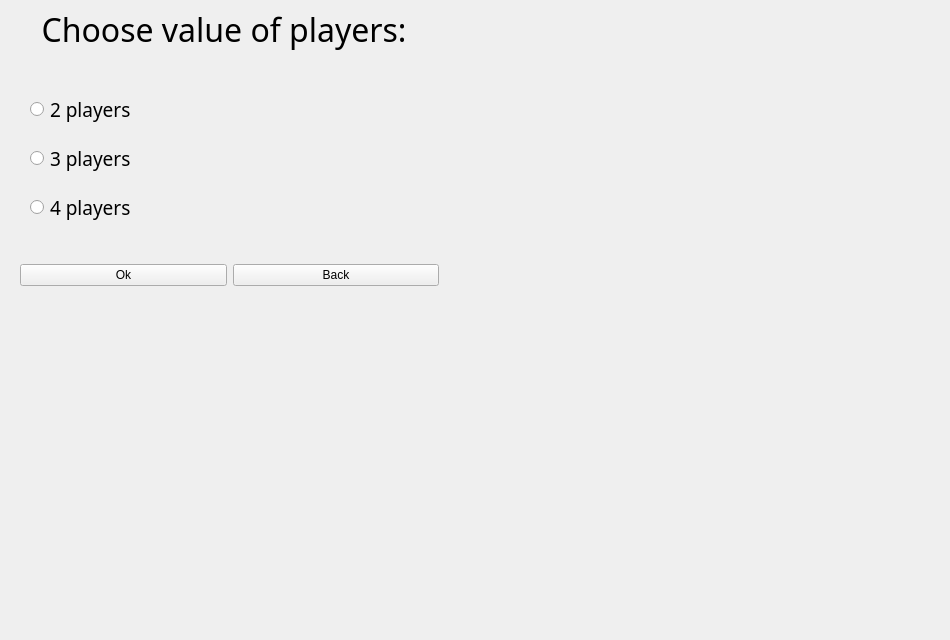
<?xml version="1.0" encoding="UTF-8"?>
<ui version="4.0">
 <class>ChooseStartWindow</class>
 <widget class="QMainWindow" name="ChooseStartWindow">
  <property name="geometry">
   <rect>
    <x>0</x>
    <y>0</y>
    <width>950</width>
    <height>640</height>
   </rect>
  </property>
  <property name="windowTitle">
   <string>Monopoly</string>
  </property>
  <widget class="QWidget" name="centralwidget">
   <widget class="QLabel" name="info_about_pl">
    <property name="geometry">
     <rect>
      <x>0</x>
      <y>-30</y>
      <width>421</width>
      <height>119</height>
     </rect>
    </property>
    <property name="font">
     <font>
      <family>Gloucester MT Extra Condensed</family>
      <pointsize>24</pointsize>
     </font>
    </property>
    <property name="text">
     <string>     Choose value of players:</string>
    </property>
   </widget>
   <widget class="QWidget" name="">
    <property name="geometry">
     <rect>
      <x>20</x>
      <y>230</y>
      <width>419</width>
      <height>91</height>
     </rect>
    </property>
    <layout class="QHBoxLayout" name="horizontalLayout">
     <item>
      <widget class="QPushButton" name="ok_btn_pl">
       <property name="text">
        <string>Ok</string>
       </property>
      </widget>
     </item>
     <item>
      <widget class="QPushButton" name="back_btn_pl">
       <property name="text">
        <string>Back</string>
       </property>
      </widget>
     </item>
    </layout>
   </widget>
   <widget class="QWidget" name="">
    <property name="geometry">
     <rect>
      <x>30</x>
      <y>70</y>
      <width>271</width>
      <height>178</height>
     </rect>
    </property>
    <layout class="QVBoxLayout" name="verticalLayout_4">
     <item>
      <layout class="QVBoxLayout" name="verticalLayout_3">
       <item>
        <layout class="QVBoxLayout" name="verticalLayout_2">
         <item>
          <layout class="QVBoxLayout" name="verticalLayout">
           <item>
            <widget class="QRadioButton" name="radio_2_pl">
             <property name="font">
              <font>
               <family>Gloucester MT Extra Condensed</family>
               <pointsize>14</pointsize>
              </font>
             </property>
             <property name="text">
              <string>2 players</string>
             </property>
            </widget>
           </item>
           <item>
            <spacer name="verticalSpacer">
             <property name="orientation">
              <enum>Qt::Vertical</enum>
             </property>
             <property name="sizeType">
              <enum>QSizePolicy::Fixed</enum>
             </property>
             <property name="sizeHint" stdset="0">
              <size>
               <width>20</width>
               <height>10</height>
              </size>
             </property>
            </spacer>
           </item>
           <item>
            <widget class="QRadioButton" name="radio_3_pl">
             <property name="font">
              <font>
               <family>Gloucester MT Extra Condensed</family>
               <pointsize>14</pointsize>
              </font>
             </property>
             <property name="text">
              <string>3 players</string>
             </property>
            </widget>
           </item>
           <item>
            <spacer name="verticalSpacer_2">
             <property name="orientation">
              <enum>Qt::Vertical</enum>
             </property>
             <property name="sizeType">
              <enum>QSizePolicy::Fixed</enum>
             </property>
             <property name="sizeHint" stdset="0">
              <size>
               <width>20</width>
               <height>10</height>
              </size>
             </property>
            </spacer>
           </item>
           <item>
            <widget class="QRadioButton" name="radio_4_pl">
             <property name="font">
              <font>
               <family>Gloucester MT Extra Condensed</family>
               <pointsize>14</pointsize>
              </font>
             </property>
             <property name="text">
              <string>4 players</string>
             </property>
            </widget>
           </item>
          </layout>
         </item>
        </layout>
       </item>
      </layout>
     </item>
    </layout>
   </widget>
  </widget>
 </widget>
 <resources/>
 <connections/>
</ui>
